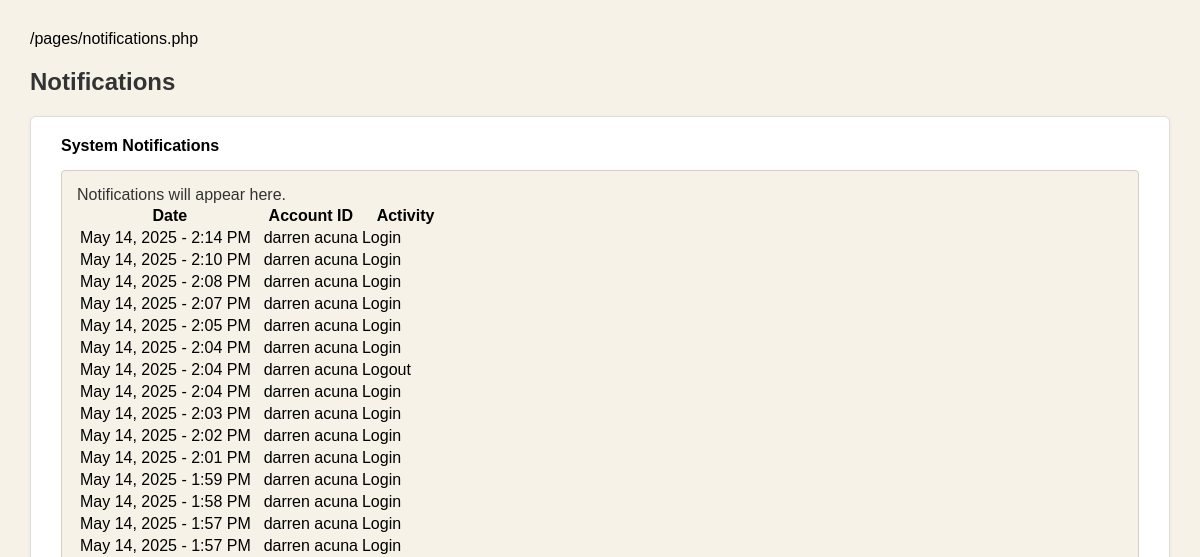
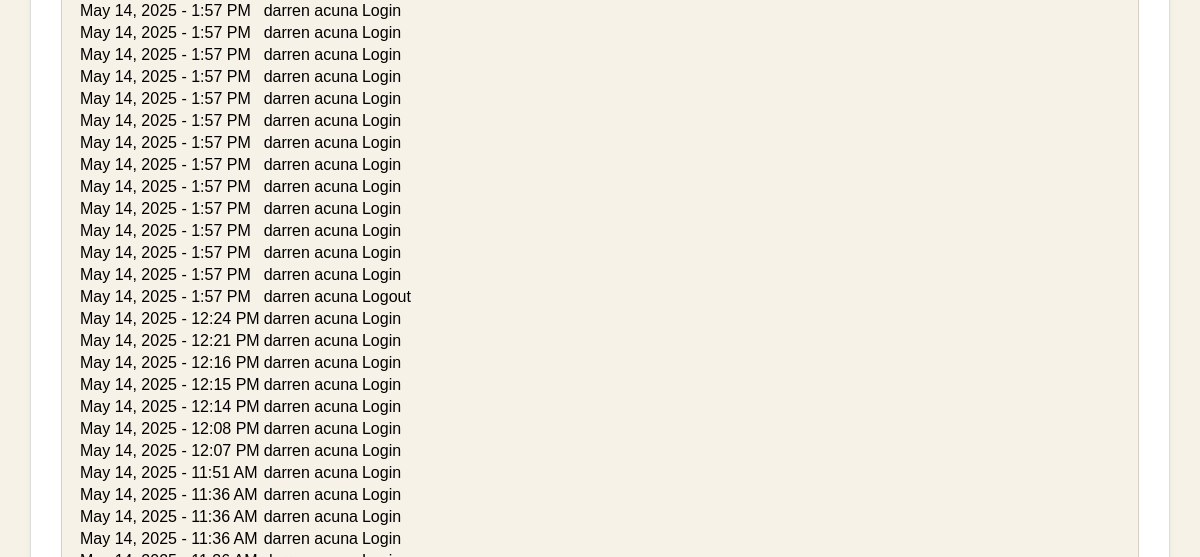
The page /pages/notifications.php (signed in, upper part) on the database as committed earlier (2 pictures, top to bottom).
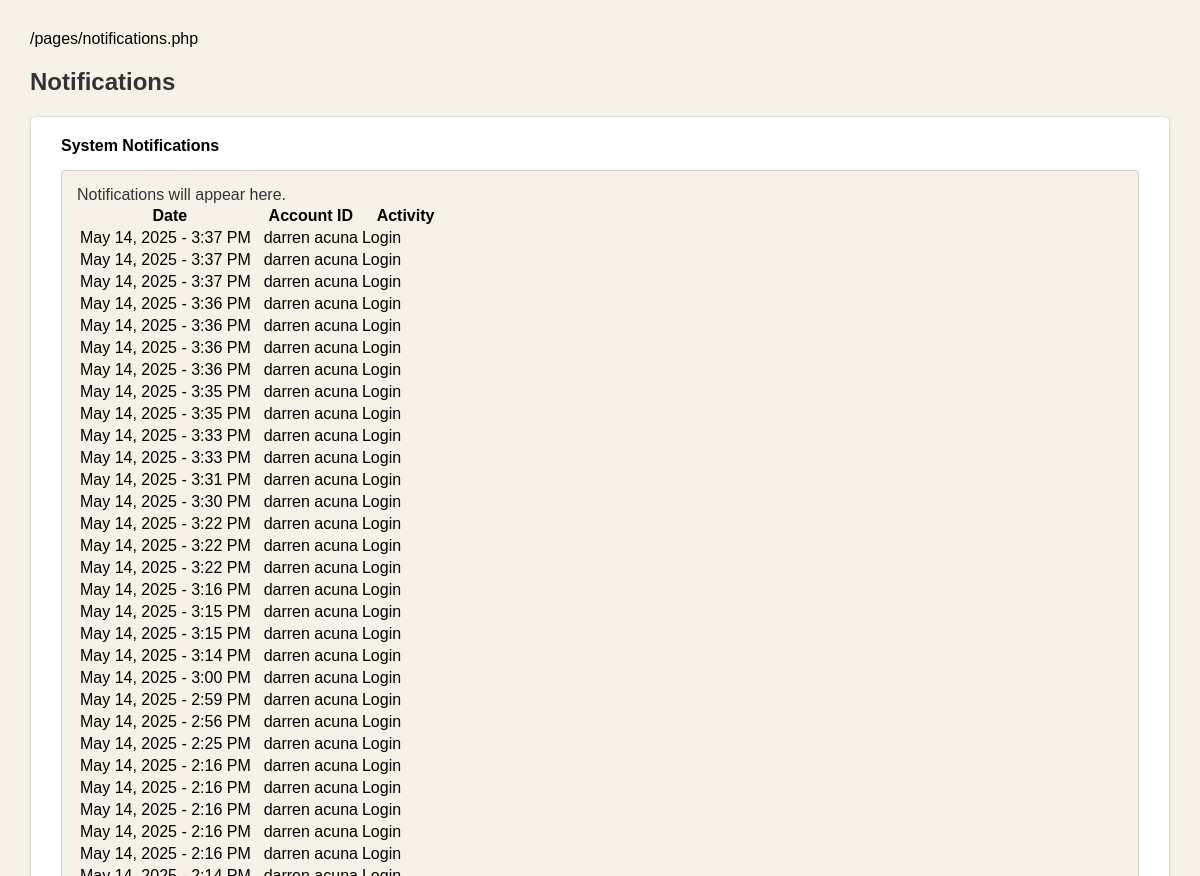
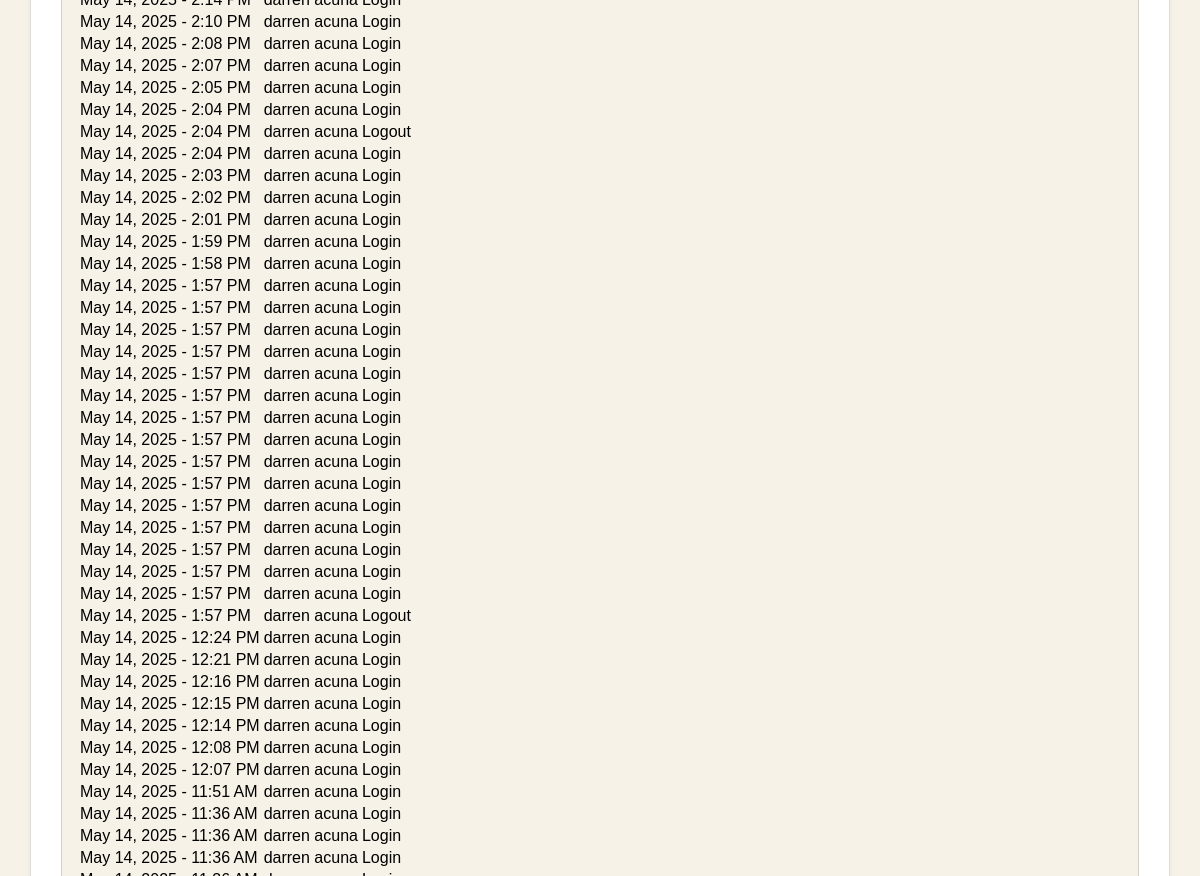
The same page on the database as committed later (2 pictures, top to bottom).
### tables this page shows
CREATE TABLE `tblaudittrail` (
  `audit_id` int(11) NOT NULL AUTO_INCREMENT,
  `activity` varchar(128) DEFAULT '',
  `description` varchar(128) DEFAULT '',
  `accountid` int(11) DEFAULT 0,
  `created_at` timestamp NOT NULL DEFAULT current_timestamp(),
  PRIMARY KEY (`audit_id`)
);

CREATE TABLE `tblaccounts` (
  `accountid` int(11) NOT NULL AUTO_INCREMENT,
  `user_id` varchar(128) DEFAULT '',
  `username` varchar(128) DEFAULT '',
  `account_password` varchar(128) DEFAULT '',
  `first_name` varchar(128) DEFAULT '',
  `last_name` varchar(128) DEFAULT '',
  `middle_name` varchar(128) DEFAULT '',
  `address` varchar(255) DEFAULT '',
  `age` int(11) DEFAULT 0,
  `email_address` varchar(128) DEFAULT '',
  `contact_number` varchar(128) DEFAULT '',
  `account_type` varchar(128) DEFAULT '',
  `is_blocked` tinyint(1) DEFAULT 0,
  PRIMARY KEY (`accountid`)
);

### pages/notifications.php (the view, shortened to what this page needs)
<?php include('../includes/init.php'); ?>
<h2>Notifications</h2>
<div class="notification-container">
    <div class="section-title">System Notifications</div>
    <div class="notification-box">
        Notifications will appear here.
        <table class="audit-trail-table">
            <thead>
                <tr>
                    <th>Date</th>
                    <th>Account ID</th>
                    <th>Activity</th>
                </tr>
            </thead>
            <tbody>
                <?php
                $rs = mysqli_query($db_connection, 'SELECT a.*, b.* FROM tblaudittrail a, tblaccounts b WHERE a.accountid=b.accountid ORDER BY a.created_at DESC');
                while ($rw = mysqli_fetch_array($rs)) {
                    $created_at = date('F j, Y - g:i A', strtotime($rw['created_at']));
                    $accountid = htmlspecialchars($rw['first_name']);
                    $accountid2 = htmlspecialchars($rw['last_name']);
                    $activity = htmlspecialchars($rw['activity']);
                    echo '
                        <tr>
                            <td>' . $created_at . '</td>
                            <td>' . $accountid . ' ' . $accountid2 . '</td>
                            <td>' . $activity . '</td>
                        </tr>
                    ';
                }
                ?>
            </tbody>
        </table>
    </div>
</div>

### pages/notifications.php (style rules this page uses)
h2 { color: #333; margin-bottom: 20px; }
.notification-container { background-color: #fff; padding: 20px 30px; border: 1px solid #ddd; border-radius: 6px; box-shadow: 0 2px 5px rgba(0, 0, 0, 0.05); }
.section-title { font-weight: bold; margin-bottom: 15px; font-size: 16px; }
.notification-box { background-color: #f7f2e7; border: 1px solid #d6d0c4; border-radius: 4px; padding: 15px; min-height: 300px; color: #333; }

Rows that differ between the two databases and show on the page:
added tblaudittrail: created_at "May 14, 2025 - 3:37 PM", accountid.first_name "darren", accountid.last_name "acuna", activity "Login"
added tblaudittrail: created_at "May 14, 2025 - 3:37 PM", accountid.first_name "darren", accountid.last_name "acuna", activity "Login"
added tblaudittrail: created_at "May 14, 2025 - 3:37 PM", accountid.first_name "darren", accountid.last_name "acuna", activity "Login"
added tblaudittrail: created_at "May 14, 2025 - 3:36 PM", accountid.first_name "darren", accountid.last_name "acuna", activity "Login"
added tblaudittrail: created_at "May 14, 2025 - 3:36 PM", accountid.first_name "darren", accountid.last_name "acuna", activity "Login"
added tblaudittrail: created_at "May 14, 2025 - 3:36 PM", accountid.first_name "darren", accountid.last_name "acuna", activity "Login"
added tblaudittrail: created_at "May 14, 2025 - 3:36 PM", accountid.first_name "darren", accountid.last_name "acuna", activity "Login"
added tblaudittrail: created_at "May 14, 2025 - 3:35 PM", accountid.first_name "darren", accountid.last_name "acuna", activity "Login"
added tblaudittrail: created_at "May 14, 2025 - 3:35 PM", accountid.first_name "darren", accountid.last_name "acuna", activity "Login"
added tblaudittrail: created_at "May 14, 2025 - 3:33 PM", accountid.first_name "darren", accountid.last_name "acuna", activity "Login"
added tblaudittrail: created_at "May 14, 2025 - 3:33 PM", accountid.first_name "darren", accountid.last_name "acuna", activity "Login"
added tblaudittrail: created_at "May 14, 2025 - 3:31 PM", accountid.first_name "darren", accountid.last_name "acuna", activity "Login"
added tblaudittrail: created_at "May 14, 2025 - 3:30 PM", accountid.first_name "darren", accountid.last_name "acuna", activity "Login"
added tblaudittrail: created_at "May 14, 2025 - 3:22 PM", accountid.first_name "darren", accountid.last_name "acuna", activity "Login"
added tblaudittrail: created_at "May 14, 2025 - 3:22 PM", accountid.first_name "darren", accountid.last_name "acuna", activity "Login"
added tblaudittrail: created_at "May 14, 2025 - 3:22 PM", accountid.first_name "darren", accountid.last_name "acuna", activity "Login"
added tblaudittrail: created_at "May 14, 2025 - 3:16 PM", accountid.first_name "darren", accountid.last_name "acuna", activity "Login"
added tblaudittrail: created_at "May 14, 2025 - 3:15 PM", accountid.first_name "darren", accountid.last_name "acuna", activity "Login"
added tblaudittrail: created_at "May 14, 2025 - 3:15 PM", accountid.first_name "darren", accountid.last_name "acuna", activity "Login"
added tblaudittrail: created_at "May 14, 2025 - 3:14 PM", accountid.first_name "darren", accountid.last_name "acuna", activity "Login"
added tblaudittrail: created_at "May 14, 2025 - 3:00 PM", accountid.first_name "darren", accountid.last_name "acuna", activity "Login"
added tblaudittrail: created_at "May 14, 2025 - 2:59 PM", accountid.first_name "darren", accountid.last_name "acuna", activity "Login"
added tblaudittrail: created_at "May 14, 2025 - 2:56 PM", accountid.first_name "darren", accountid.last_name "acuna", activity "Login"
added tblaudittrail: created_at "May 14, 2025 - 2:25 PM", accountid.first_name "darren", accountid.last_name "acuna", activity "Login"
added tblaudittrail: created_at "May 14, 2025 - 2:16 PM", accountid.first_name "darren", accountid.last_name "acuna", activity "Login"
added tblaudittrail: created_at "May 14, 2025 - 2:16 PM", accountid.first_name "darren", accountid.last_name "acuna", activity "Login"
added tblaudittrail: created_at "May 14, 2025 - 2:16 PM", accountid.first_name "darren", accountid.last_name "acuna", activity "Login"
added tblaudittrail: created_at "May 14, 2025 - 2:16 PM", accountid.first_name "darren", accountid.last_name "acuna", activity "Login"
added tblaudittrail: created_at "May 14, 2025 - 2:16 PM", accountid.first_name "darren", accountid.last_name "acuna", activity "Login"
